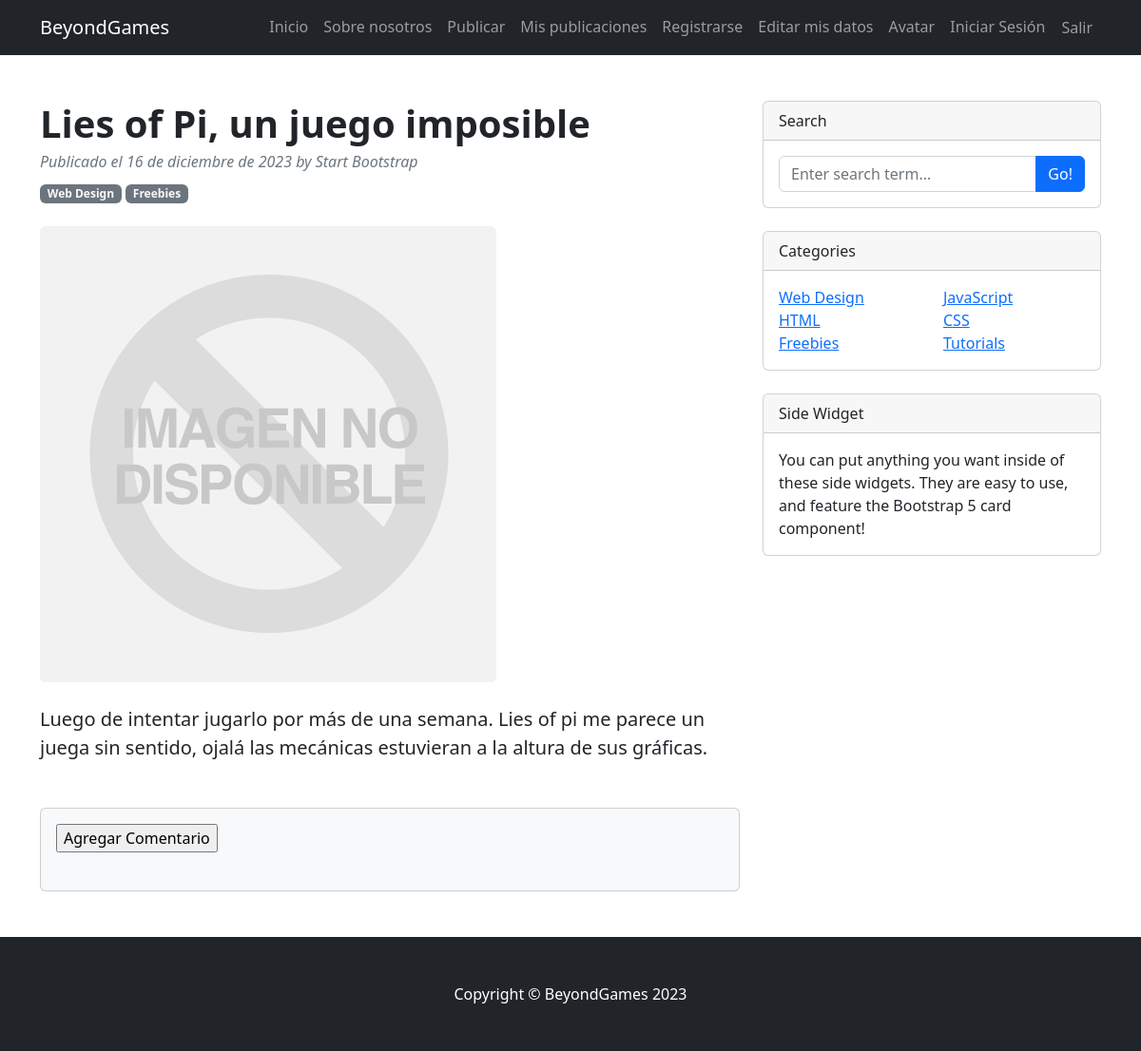
The app's page /app/blog/1/ with its own data.
### BeyondGames/models.py (models this page shows, shortened)
class Publicacion(models.Model):
    CONSOLE_CHOICES = [
        ('Xbox', 'Xbox'),
        ('PC', 'PC'),
        ('Nintendo Switch', 'Nintendo Switch'),
        ('PS5', 'PS5'),
        ('Sin Información', 'Sin Información')
    ]
    CATEGORY = [
        ('Acción', "Acción"),
        ('Aventura', 'Aventura'),
        ('Familiar','Familiar'),
        ('Deporte','Deporte'),
        ('Terror', 'Terror')
    ]
    title = CharField(max_length=100)
    opinion = TextField(max_length=1000)
    console = CharField(max_length=20, choices=CONSOLE_CHOICES)
    release_date = DateField()
    category = CharField(max_length=20,choices=CATEGORY)
    front_page = ImageField(upload_to='BeyondGames/images/',blank=False, default='media/BeyondGames/images/no_disponible.png')
    create_date = DateField(auto_now_add=True)

### BeyondGames/views.py (the view)
# urls.py: path('blog/<int:publicacion_id>/', publicacion, name = 'publicacion'),
def publicacion(request, publicacion_id):
    publicacion = get_object_or_404(Publicacion, pk=publicacion_id)
    publicaciones= Publicacion.objects.all()
    contexto = {
        'publicaciones':publicaciones,
        'publicacion': publicacion
        }
    return render (request, 'pages/publicacion.html', contexto)

### templates/pages/publicacion.html (shortened to what this page needs)
<!DOCTYPE html>
<html lang="en">
    <body>
        {% include "Base/navbar.html" %}
        <div class="container mt-5">
            <div class="row">
                <div class="col-lg-8">
                    <article>
                        <header class="mb-4">
                            <h1 class="fw-bolder mb-1">{{publicacion.title}}</h1>
                            <div class="text-muted fst-italic mb-2">Publicado el {{publicacion.create_date|date:"j \d\e F \d\e Y"}} by Start Bootstrap</div>
                            <a class="badge bg-secondary text-decoration-none link-light" href="#!">Web Design</a>
                            <a class="badge bg-secondary text-decoration-none link-light" href="#!">Freebies</a>
                        </header>
                        <figure class="mb-4"><img class="img-fluid rounded" src="{{ publicacion.front_page.url }}" alt="..." /></figure>
                        <section class="mb-5">
                            <p class="fs-5 mb-4">{{publicacion.opinion}}</p>
                        </section>
                    </article>
                    {% include "pages/comentarios.html" %}
                <div class="col-lg-4">
                    <div class="card mb-4">
                        <div class="card-header">Search</div>
                        <div class="card-body">
                            <div class="input-group">
                                <input class="form-control" type="text" placeholder="Enter search term..." aria-label="Enter search term..." aria-describedby="button-search" />
                                <button class="btn btn-primary" id="button-search" type="button">Go!</button>
                            </div>
                        </div>
                    </div>
                    <div class="card mb-4">
                        <div class="card-header">Categories</div>
                        <div class="card-body">
                            <div class="row">
                                <div class="col-sm-6">
                                    <ul class="list-unstyled mb-0">
                                        <li><a href="#!">Web Design</a></li>
                                        <li><a href="#!">HTML</a></li>
                                        <li><a href="#!">Freebies</a></li>
                                    </ul>
                                </div>
                                <div class="col-sm-6">
                                    <ul class="list-unstyled mb-0">
                                        <li><a href="#!">JavaScript</a></li>
                                        <li><a href="#!">CSS</a></li>
                                        <li><a href="#!">Tutorials</a></li>
                                    </ul>
                                </div>
                            </div>
                        </div>
                    </div>
                    <div class="card mb-4">
                        <div class="card-header">Side Widget</div>
                        <div class="card-body">You can put anything you want inside of these side widgets. They are easy to use, and feature the Bootstrap 5 card component!</div>
                    </div>
                </div>
            </div>
        </div>
        {% include "Base/footer.html" %}
    </body>
</html>

### records on screen
Publicacion: title "Lies of Pi, un juego imposible", create_date "16 de diciembre de 2023", front_page (picture), opinion "Luego de intentar jugarlo por más de una semana. Lies of pi me parece un juega sin sentido, ojalá las mecánicas estuvieran a la altura de sus gráficas."
